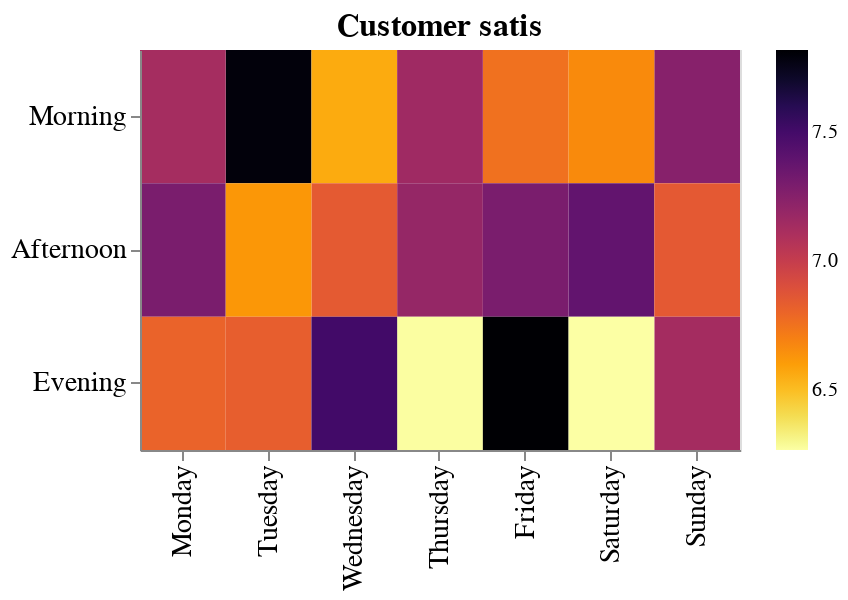

The cell this chart's notebook holds for it:
### Code cell
# Plot average customer satisfaction (pre-filtered by store A for example)

plot_4 = (alt
 .Chart(new_df_a)
 .mark_rect()
 .encode(
     alt.X('Day_of_week:N', title=None, sort=days),
     alt.Y('Time_of_day:N', title=None, sort=times),
     alt.Color('mean(Rating):Q', title=None, scale=alt.Scale(scheme='inferno'), sort="descending"),
     tooltip=[alt.Tooltip('Day_of_week', title = 'Day of the week'), 
              alt.Tooltip('Time_of_day', title = "Time of the day"), 
              alt.Tooltip('mean(Rating):Q', title = 'Average satisfaction', format='.2f')])
 .configure_axis(labelFontSize=14, titleFontSize=14)
 .configure_title(fontSize=16)
 .properties(width=300, height=200, title='Customer satis')
)

plot_4

### Figure 1 — Vega-Lite specification as saved in the notebook (floating-point values rounded to 4 significant figures; data arrays with more than 128 entries replaced by an {"elided": "..."} marker saying what was removed)
{"$schema": "https://vega.github.io/schema/vega-lite/v3.4.0.json", "config": {"axis": {"labelFontSize": 14, "titleFontSize": 14}, "mark": {"tooltip": null}, "title": {"fontSize": 16}, "view": {"height": 300, "width": 400}}, "data": {"name": "data-447bab444058a64dcdd031c5f56440f7"}, "datasets": {"data-447bab444058a64dcdd031c5f56440f7": {"elided": "340 records"}}, "encoding": {"color": {"aggregate": "mean", "field": "Rating", "scale": {"scheme": "inferno"}, "sort": "descending", "title": null, "type": "quantitative"}, "tooltip": [{"field": "Day_of_week", "title": "Day of the week", "type": "nominal"}, {"field": "Time_of_day", "title": "Time of the day", "type": "nominal"}, {"aggregate": "mean", "field": "Rating", "format": ".2f", "title": "Average satisfaction", "type": "quantitative"}], "x": {"field": "Day_of_week", "sort": ["Monday", "Tuesday", "Wednesday", "Thursday", "Friday", "Saturday", "Sunday"], "title": null, "type": "nominal"}, "y": {"field": "Time_of_day", "sort": ["Morning", "Afternoon", "Evening"], "title": null, "type": "nominal"}}, "height": 200, "mark": "rect", "title": "Customer satis", "width": 300}
